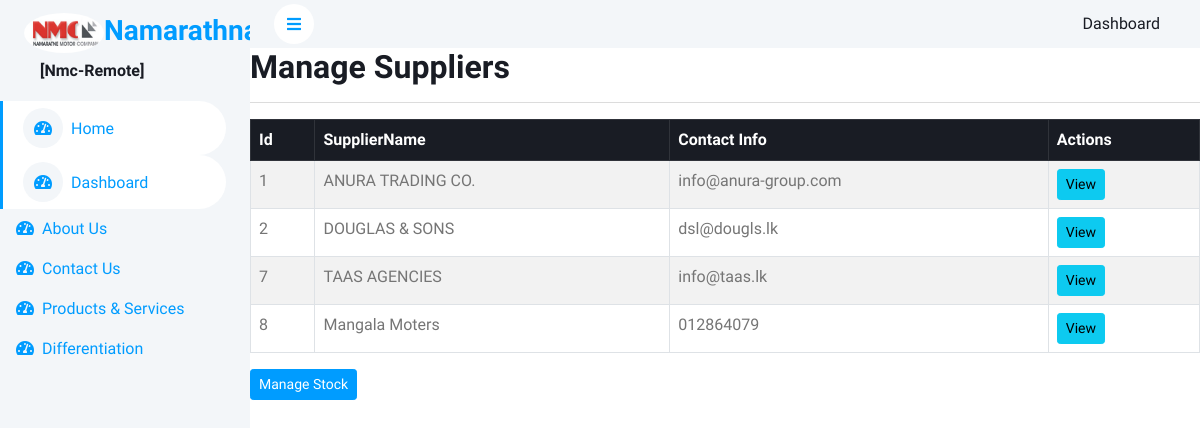
Page /manage_suppliers.php on the committed database.
### tables this page shows
CREATE TABLE `suppliers` (
  `id` int(11) NOT NULL,
  `supplier_name` varchar(100) NOT NULL,
  `contact_info` varchar(255) DEFAULT NULL,
  `flag` enum('active','inactive') NOT NULL DEFAULT 'active'
);

### manage_suppliers.php (the view, shortened to what this page needs)
<?php
include('header.php');
$list_suppliers_result = $conn->query("
SELECT suppliers.*
 FROM suppliers
 WHERE flag = 'active'
 ");
?>
<h2>Manage Suppliers</h2>
<hr>
<table class=" table-striped table table-bordered">
  <thead class="table-dark">
    <tr>
      <th>Id</th>
      <th>SupplierName</th>
      <th>Contact Info</th>
      <th>Actions</th>
    </tr>
  </thead>
  <tbody>
    <?php while ($supplier = $list_suppliers_result->fetch(PDO::FETCH_ASSOC)) { ?>
      <tr>
        <td><?php echo $supplier['id']; ?></td>
        <td><?php echo $supplier['supplier_name']; ?></td>
        <td><?php echo $supplier['contact_info']; ?></td>
        <td>
          <a href="manage_suppliers.php?view=<?php echo $supplier['id']; ?>" class="btn btn-info btn-sm">View</a>
        </td>
      </tr>
    <?php } ?>
  </tbody>
</table>
<a href="manage_stock.php" class="btn btn-primary btn-sm">Manage Stock</a>
<?php include('footer.php'); ?>

### css/style.css (style rules this page uses)
:root { --primary: #009CFF; --light: #F3F6F9; --dark: #191C24; }
.btn { transition: .5s; }
.btn.btn-primary { color: #FFFFFF; }

### rows in the picture
suppliers: id "1", supplier_name "ANURA TRADING CO.", contact_info "info@anura-group.com"
suppliers: id "2", supplier_name "DOUGLAS & SONS", contact_info "dsl@dougls.lk"
suppliers: id "7", supplier_name "TAAS AGENCIES", contact_info "info@taas.lk"
suppliers: id "8", supplier_name "Mangala Moters", contact_info "012864079"

### other values in the picture
$prj_id_ "[Nmc-Remote]"
$menu_item['menu_name_'] "Dashboard"
